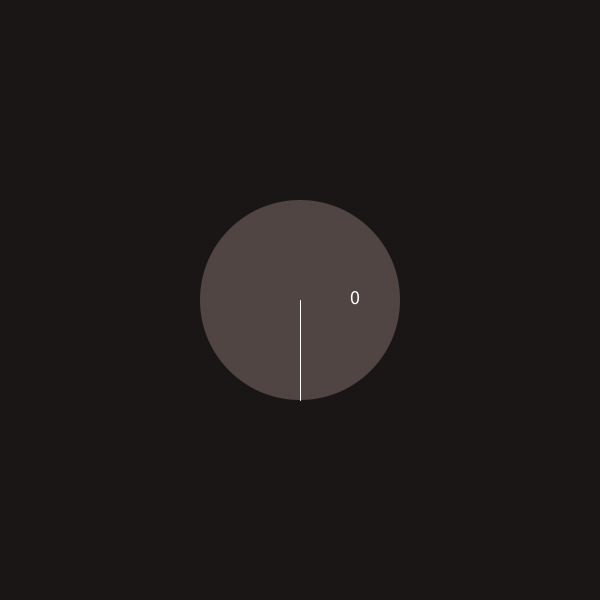
Frame 1 (no input)
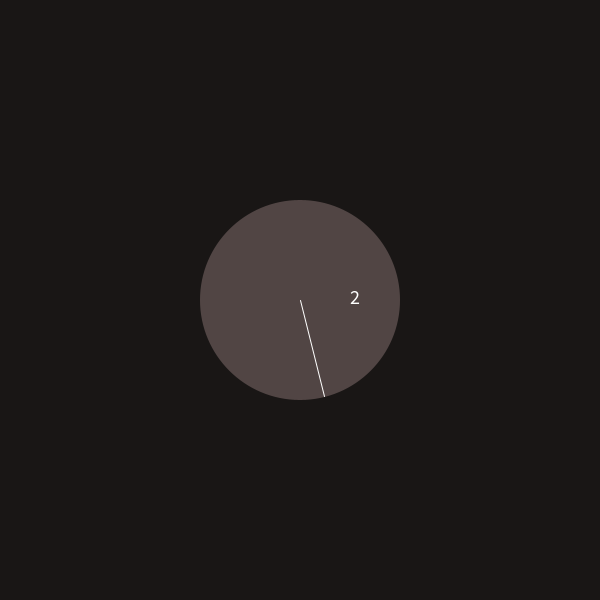
Frame 60 (the mouse pressed at the canvas centre just before this capture)
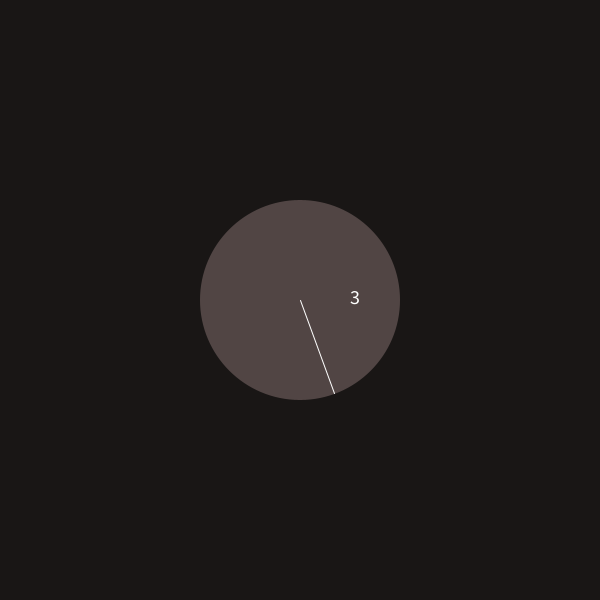
Frame 120 (the mouse held since frame 60 and released just before this capture)

The Processing sketch that drew these frames (run headless with seeded random() and noise(); from frame 60 on, the mouse is pressed at the canvas centre):

// Processing sketch: processing_153716
// ── processing_153716.pde

/*
 * reverseTimer
 * created by @nomadiccreature (/twitter)
 * Reverse minute timer with minimalist design
 * Exploring processing #Sketch1
 * 
 */


float s = 200;
float x = 300;
float y = 300;
int savedTime;
//totalTime before reset (1 min= 60sec = 60000 millis)
int totalTime = 60000;

void setup(){
  size(600,600);
  savedTime = millis();
}

void draw(){
  background(0);
  timer();
}

void timer(){
  //totalTime before reset (1 min= 60sec = 60000 millis)
  int passedTime = millis() - savedTime;
  background(25, 22, 21);
  
  fill(81, 69, 68);
  noStroke();
  ellipse(x,y,s,s);
  
  float m = passedTime;
  float angle = (m/9570);
  float tempX= x+(s/2)*sin(angle);
  float tempY= y+(s/2)*cos(angle);
  stroke(255);
  line(x,y,tempX,tempY);
  
  fill(255);
  String countdownMsg = "" + int(passedTime/1000);
  textSize(20);
  text(countdownMsg, 350, 290, 90, 90);
  if (passedTime > totalTime) {
    savedTime = millis(); // Save the current time to restart the timer!
  }
}
